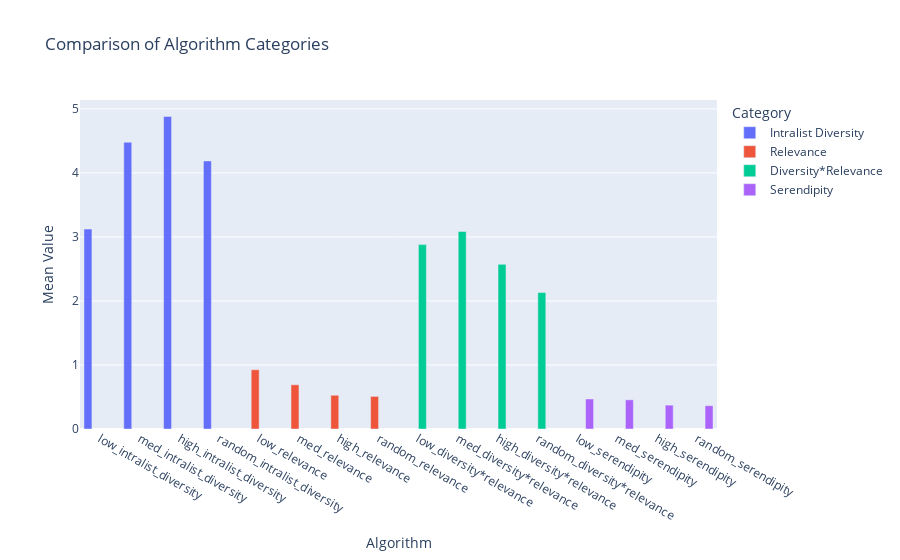

This figure's notebook cell:
### Code cell
# Calculate mean accuracy for each algorithm category
mean_intralist_diversity = df[['low_intralist_diversity', 'med_intralist_diversity', 'high_intralist_diversity', 'random_intralist_diversity']].mean()
mean_relevance = df[['low_relevance', 'med_relevance', 'high_relevance', 'random_relevance']].mean()
mean_diversity_relevance = df[['low_diversity*relevance', 'med_diversity*relevance', 'high_diversity*relevance', 'random_diversity*relevance']].mean()
mean_serendipity = df[['low_serendipity', 'med_serendipity', 'high_serendipity', 'random_serendipity']].mean()

# Concatenate the mean values into a single DataFrame
mean_values = pd.concat([mean_intralist_diversity, mean_relevance, mean_diversity_relevance, mean_serendipity], axis=1)
mean_values.columns = ['Intralist Diversity', 'Relevance', 'Diversity*Relevance', 'Serendipity']
mean_values = mean_values.reset_index().rename(columns={'index': 'Algorithm'})

# Melt the DataFrame to prepare it for a grouped bar plot
mean_values_melted = pd.melt(mean_values, id_vars=['Algorithm'], var_name='Category', value_name='Mean Value')

# Create a grouped bar plot comparing the mean values of all categories
fig = px.bar(mean_values_melted, x='Algorithm', y='Mean Value', color='Category', barmode='group', title='Comparison of Algorithm Categories')
fig.update_traces(hovertemplate='Algorithm: %{x}<br>Category: %{marker.color}<br>Mean Value: %{y:.2f}')
fig.update_layout(xaxis_title='Algorithm', yaxis_title='Mean Value')

# Show the plot
fig.show()

### Figure 1 — Plotly figure (JSON) as saved in the notebook; plotly's stock layout.template omitted (floating-point values rounded to 4 significant figures)
{"data": [{"alignmentgroup": "True", "hovertemplate": "Algorithm: %{x}<br>Category: %{marker.color}<br>Mean Value: %{y:.2f}", "legendgroup": "Intralist Diversity", "marker": {"color": "#636efa", "pattern": {"shape": ""}}, "name": "Intralist Diversity", "offsetgroup": "Intralist Diversity", "orientation": "v", "showlegend": true, "textposition": "auto", "type": "bar", "x": ["low_intralist_diversity", "med_intralist_diversity", "high_intralist_diversity", "random_intralist_diversity", "low_relevance", "med_relevance", "high_relevance", "random_relevance", "low_diversity*relevance", "med_diversity*relevance", "high_diversity*relevance", "random_diversity*relevance", "low_serendipity", "med_serendipity", "high_serendipity", "random_serendipity"], "xaxis": "x", "y": [3.123, 4.479, 4.882, 4.187, null, null, null, null, null, null, null, null, null, null, null, null], "yaxis": "y"}, {"alignmentgroup": "True", "hovertemplate": "Algorithm: %{x}<br>Category: %{marker.color}<br>Mean Value: %{y:.2f}", "legendgroup": "Relevance", "marker": {"color": "#EF553B", "pattern": {"shape": ""}}, "name": "Relevance", "offsetgroup": "Relevance", "orientation": "v", "showlegend": true, "textposition": "auto", "type": "bar", "x": ["low_intralist_diversity", "med_intralist_diversity", "high_intralist_diversity", "random_intralist_diversity", "low_relevance", "med_relevance", "high_relevance", "random_relevance", "low_diversity*relevance", "med_diversity*relevance", "high_diversity*relevance", "random_diversity*relevance", "low_serendipity", "med_serendipity", "high_serendipity", "random_serendipity"], "xaxis": "x", "y": [null, null, null, null, 0.926, 0.6907, 0.5273, 0.5093, null, null, null, null, null, null, null, null], "yaxis": "y"}, {"alignmentgroup": "True", "hovertemplate": "Algorithm: %{x}<br>Category: %{marker.color}<br>Mean Value: %{y:.2f}", "legendgroup": "Diversity*Relevance", "marker": {"color": "#00cc96", "pattern": {"shape": ""}}, "name": "Diversity*Relevance", "offsetgroup": "Diversity*Relevance", "orientation": "v", "showlegend": true, "textposition": "auto", "type": "bar", "x": ["low_intralist_diversity", "med_intralist_diversity", "high_intralist_diversity", "random_intralist_diversity", "low_relevance", "med_relevance", "high_relevance", "random_relevance", "low_diversity*relevance", "med_diversity*relevance", "high_diversity*relevance", "random_diversity*relevance", "low_serendipity", "med_serendipity", "high_serendipity", "random_serendipity"], "xaxis": "x", "y": [null, null, null, null, null, null, null, null, 2.88, 3.086, 2.572, 2.131, null, null, null, null], "yaxis": "y"}, {"alignmentgroup": "True", "hovertemplate": "Algorithm: %{x}<br>Category: %{marker.color}<br>Mean Value: %{y:.2f}", "legendgroup": "Serendipity", "marker": {"color": "#ab63fa", "pattern": {"shape": ""}}, "name": "Serendipity", "offsetgroup": "Serendipity", "orientation": "v", "showlegend": true, "textposition": "auto", "type": "bar", "x": ["low_intralist_diversity", "med_intralist_diversity", "high_intralist_diversity", "random_intralist_diversity", "low_relevance", "med_relevance", "high_relevance", "random_relevance", "low_diversity*relevance", "med_diversity*relevance", "high_diversity*relevance", "random_diversity*relevance", "low_serendipity", "med_serendipity", "high_serendipity", "random_serendipity"], "xaxis": "x", "y": [null, null, null, null, null, null, null, null, null, null, null, null, 0.4691, 0.4558, 0.3726, 0.3641], "yaxis": "y"}], "layout": {"barmode": "group", "legend": {"title": {"text": "Category"}, "tracegroupgap": 0}, "title": {"text": "Comparison of Algorithm Categories"}, "xaxis": {"anchor": "y", "domain": [0, 1], "title": {"text": "Algorithm"}}, "yaxis": {"anchor": "x", "domain": [0, 1], "title": {"text": "Mean Value"}}}}
